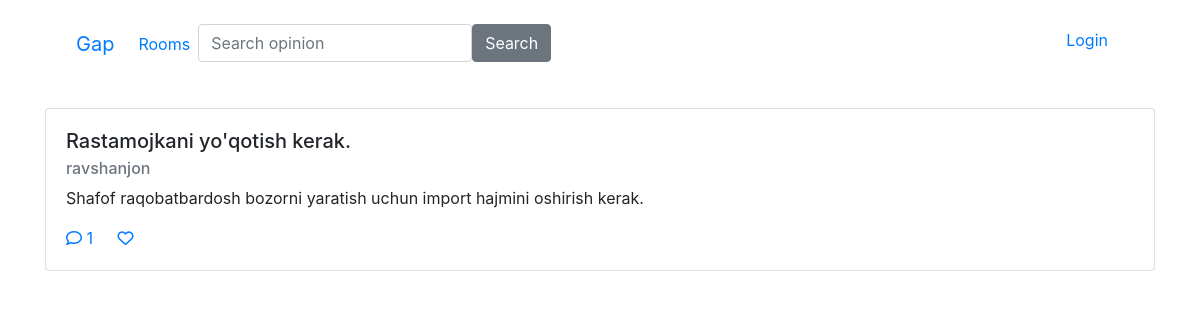
The page /gap/room/2 on the database its author committed.
### apps/gap/models.py (models this page shows, shortened)
class Opinion(AbstractModel):
    room = ForeignKey(Room, CASCADE, 'opinions')
    title = CharField(max_length=256)
    body = TextField()
    author = ForeignKey(User, CASCADE, 'opinions')
    @property
    def like_count(self):
        return self.opinionlike_set.count()

### apps/gap/views.py (the view)
# urls.py: path('room/<pk>', RoomDetailView.as_view(), name='room'),
class RoomDetailView(View):
    def get(self, request, pk):
        room = Room.objects.get(pk=pk)
        opinions = sorted(Opinion.objects.filter(room=room), key=lambda o: o.like_count, reverse=True)
        context = {
            "room": room,
            "opinions": opinions
        }
        return render(request, "gap/opinoins.html", context=context)

### apps/gap/templates/gap/opinoins.html
{% extends 'base.html' %}
{% load check_opinion_like %}
{% block body %}
    {% for opinion in opinions %}
        {% include 'gap/comment-cart.html' %}
    {% endfor %}
{% endblock %}

### apps/gap/templates/gap/comment-cart.html
{% load check_opinion_like %}
<div class="card my-4">
    <div class="card-body">
        <h5 class="card-title">{{ opinion.title }}.</h5>
        <h6 class="card-subtitle mb-2 text-muted">{{ opinion.author }}</h6>
        <p class="card-text">{{ opinion.body }}.</p>
        <a href="{% url 'gap:opinion' opinion.pk %}" class="card-link"><i class="fa-regular fa-comment"></i> {{ opinion.comments.count }} </a>
        <a href="{% url 'gap:opinion-like' opinion.pk %}" class="card-link">
            {% if request.user.is_authenticated %}
                {% if opinion|check_like:request.user %}
                    <i class="fa-solid fa-heart"></i>
                {% else %}
                    <i class="fa-regular fa-heart"></i>
                {% endif %}{{ opinion.like_count }}
            {% else %}
                <i class="fa-regular fa-heart"></i>
            {% endif %}
        </a>
    </div>
</div>

### rows shown on the page
Opinion: title "Rastamojkani yo'qotish kerak", author "ravshanjon", body "Shafof raqobatbardosh bozorni yaratish uchun import hajmini oshirish kerak", comments.count "1"
